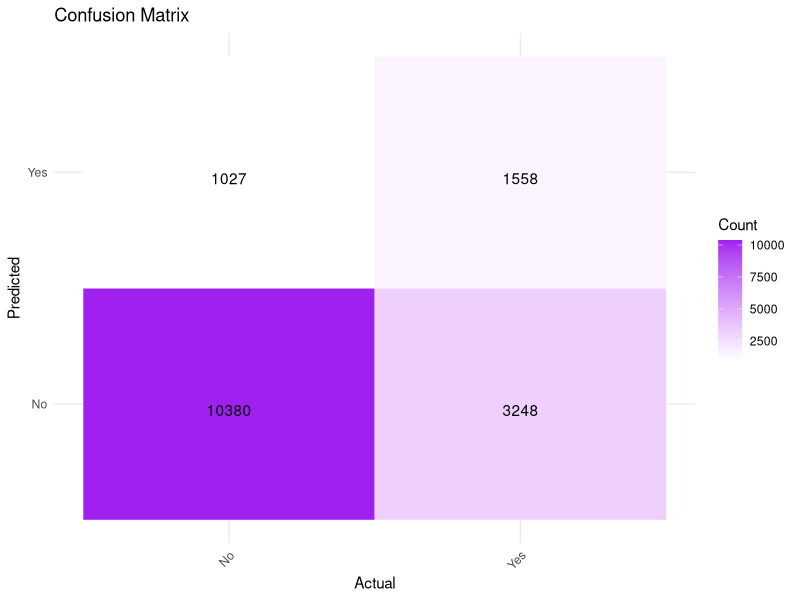
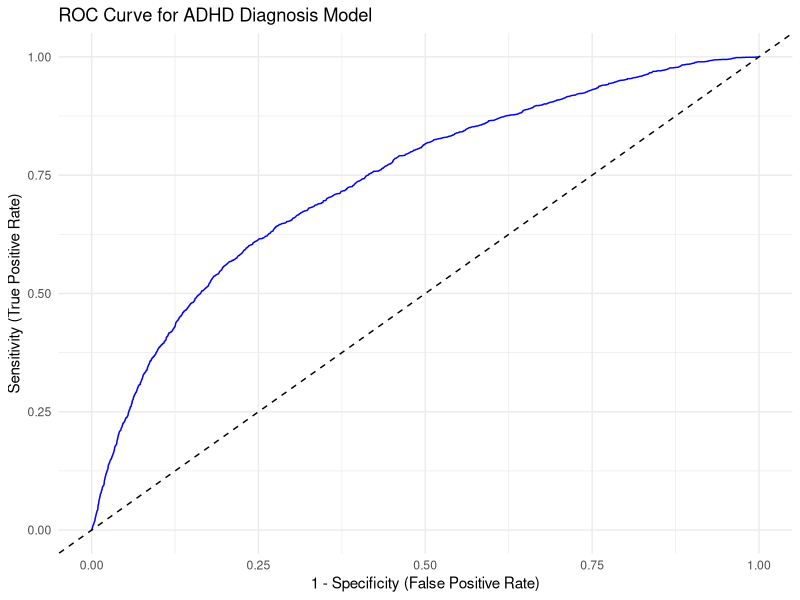

Here is the R script that generated these plots, in order: (Note: this script raises an error after producing the figures.)
## ---- chunk 1
library(dplyr)
library(MASS)
library(ggplot2)
library(readr)
library(caret)
library(pROC)
library(tidyr)

df <- read_csv("sub_data.csv")

head(df)
nrow(df)
summary(df)
## ---- chunk 2
# Check levels of categorical variables to ensure there are at least two levels
table(df$k2q31a)  # Should have both "Yes" and "No"
table(df$screentime)  # Should have all 5 categories of screentime
table(df$physactiv) 
table(df$k7q04r_r)
table(df$k2q31c)
table(df$sc_sex)

## ---- chunk 3

#making my variables
df_model <- df %>%
  filter(!is.na(k2q31a) & !is.na(screentime) & !is.na(sc_age_years) & 
           !is.na(sc_sex) & !is.na(grades) & !is.na(k7q04r_r) & !is.na(physactiv))

df_model <- df_model %>%
  mutate(
    
    adhd_diag = relevel(factor(k2q31a, levels = c(1, 2), labels = c("Yes", "No")), ref = "No"),
    
    #adhd_severity = factor(k2q31c, ordered = TRUE),
    
    sc_sex = factor(sc_sex, levels = c(1, 2), labels = c("Male", "Female"))
    
  )
df_model$
df_model <- df_model %>%
  mutate(
    grades = factor(grades, levels = c(1, 2, 3, 4, 5, 6), 
                    labels = c("Mostly A's", "Mostly A's and B's", "Mostly B's and C's", 
                               "Mostly C's and D's", "Mostly D's or lower", "No grades provided")),
    
    k7q04r_r = factor(k7q04r_r, levels = c(1, 2, 3), 
                      labels = c("None", "1 time", "2 or more times")),
    
    physactiv = factor(physactiv, levels = c(1, 2, 3, 4), 
                       labels = c("0 days", "1-3 days", "4-6 days", "Every day"))
  )

df_model$screentime <- factor(df_model$screentime, 
                               levels = c(1, 2, 3, 4, 5), 
                               labels = c("Less than 1 hour", "1 hour", "2 hours", "3 hours", "4 or more hours"), 
                               ordered = TRUE)
#str(df_model)
#summary(df_model)
print(paste("n = ", nrow(df_model)))

set.seed(42)

train_index <- createDataPartition(df_model$adhd_diag, p = 0.5, list = FALSE)
train_data <- df_model[train_index, ]
test_data <- df_model[-train_index, ]
print(paste("training data:", nrow(train_data)))
print(paste("testing data:", nrow(test_data)))

#model making
binary_logit <- glm(adhd_diag ~ screentime + k7q04r_r + grades + sc_age_years + 
    sc_sex + physactiv + screentime:sc_age_years, family = binomial, data = train_data)

test_data$predicted_prob <- predict(binary_logit, newdata = test_data, type = "response")

test_data$predicted_class <- ifelse(test_data$predicted_prob > 0.164, "Yes", "No")

conf_matrix <- table(Predicted = test_data$predicted_class, Actual = test_data$adhd_diag)
print(conf_matrix)

accuracy <- sum(diag(conf_matrix)) / sum(conf_matrix)

print(accuracy)



## ---- chunk 4
summary(binary_logit)
## ---- chunk 5
# Generate predictions on the test data
predicted_probs <- predict(binary_logit, newdata = test_data, type = "response")
predicted_class <- ifelse(predicted_probs > 0.164, "Yes", "No")

# Create confusion matrix
conf_matrix <- table(Predicted = predicted_class, Actual = test_data$adhd_diag)
print(conf_matrix)

# Calculate accuracy, sensitivity, specificity
accuracy <- sum(diag(conf_matrix)) / sum(conf_matrix)
sensitivity <- conf_matrix["Yes", "Yes"] / sum(conf_matrix[ , "Yes"])
specificity <- conf_matrix["No", "No"] / sum(conf_matrix[ , "No"])
print(paste("Accuracy:", round(accuracy, 3)))
print(paste("Sensitivity:", round(sensitivity, 3)))
print(paste("Specificity:", round(specificity, 3)))

# Prepare data for ggplot
conf_matrix_df <- as.data.frame.matrix(conf_matrix)
conf_matrix_df$Actual <- rownames(conf_matrix_df)
conf_matrix_long <- tidyr::pivot_longer(conf_matrix_df, cols = -Actual, names_to = "Predicted", values_to = "Count")

# Create heatmap
ggplot(conf_matrix_long, aes(x = Actual, y = Predicted, fill = Count)) +
  geom_tile(color = "white") +
  geom_text(aes(label = Count), vjust = 1) +
  scale_fill_gradient(low = "white", high = "purple") +
  labs(x = "Actual", y = "Predicted", title = "Confusion Matrix") +
  theme_minimal() +
  theme(axis.text.x = element_text(angle = 45, hjust = 1))
## ---- chunk 6
# Calculate the ROC curve
roc_obj <- roc(test_data$adhd_diag, test_data$predicted_prob, levels=c("No", "Yes"))

# Create a data frame from the ROC object
roc_data <- data.frame(
  specificity = roc_obj$specificities,
  sensitivity = roc_obj$sensitivities
)

# Plot the ROC curve using ggplot2
roc_curve <- ggplot(data = roc_data, aes(x = 1 - specificity, y = sensitivity)) +
  geom_line(colour = "blue") +
  geom_abline(linetype = "dashed") +
  labs(title = "ROC Curve for ADHD Diagnosis Model", x = "1 - Specificity (False Positive Rate)", 
       y = "Sensitivity (True Positive Rate)") +
  theme_minimal()

print(roc_curve)

# Get the AUC (Area Under the Curve) value
auc_value <- auc(roc_obj)
print(auc_value)

## ---- chunk 7
# Find the optimal threshold based on Youden's J statistic
opt_index <- which.max(roc_obj$sensitivities + roc_obj$specificities - 1)
optimal_threshold <- roc_obj$thresholds[opt_index]
print(paste("Optimal threshold:", round(optimal_threshold, 3)))

# Update predicted class using the optimized threshold
test_data$predicted_class_opt <- ifelse(test_data$predicted_prob > optimal_threshold, "Yes", "No")

# Confusion matrix using optimal threshold
conf_matrix_opt <- table(Predicted = test_data$predicted_class_opt, Actual = test_data$adhd_diag)
print(conf_matrix_opt)

# Accuracy with optimized threshold
accuracy_opt <- sum(diag(conf_matrix_opt)) / sum(conf_matrix_opt)
print(paste("Optimized accuracy:", round(accuracy_opt, 3)))

## ---- chunk 8
df <- read_csv("sub_data.csv")

# Mutate and relevel factors
df <- df %>%
  mutate(
    adhd_severity = factor(k2q31c, levels = c(1, 2, 3),
                           labels = c("Mild", "Moderate", "Severe"),
                           ordered = TRUE),
    adhd_diag = factor(k2q31a)
  )

# dropping nulls, and also making sure we are only looking at people WITH adhd
df_ord <- df %>%
  dplyr::select(adhd_diag, adhd_severity, screentime) %>%
  filter(adhd_diag == 1 & !is.na(adhd_severity) & !is.na(screentime))
print(nrow(df_ord))

ord_model <- polr(adhd_severity ~ screentime, data = df_ord, Hess = TRUE)

# Summary of model
summary_ord_model <- summary(ord_model)

# Extract coefficients and compute p-values
coefs <- coef(summary_ord_model)
p_values <- pnorm(abs(coefs[, "t value"]), lower.tail = FALSE) * 2
coefs <- cbind(coefs, "p value" = p_values)

# Printing full results with specified digits
print(coefs, digits = 4)



## ---- chunk 9
newdata_screentime <- with(df_ord, data.frame(screentime = seq(min(screentime), max(screentime), length.out = 100)))

predicted_probs <- predict(ord_model, newdata = newdata_screentime, type = "probs")

pred_df <- as.data.frame(predicted_probs)
pred_df$screentime <- newdata_screentime$screentime

long_pred_df <- pivot_longer(pred_df, cols = c("Mild", "Moderate", "Severe"), names_to = "Severity", values_to = "Probability")

# Create separate plots for each severity level
plot_mild <- ggplot(long_pred_df[long_pred_df$Severity == "Mild", ], aes(x = screentime, y = Probability)) +
  geom_line(color = "blue", linewidth = 2) +
  labs(x = "Screen Time", y = "Probability", title = "Mild Severity") +
  theme_minimal() +
  theme(plot.title = element_text(face = "bold", size = 12))

plot_moderate <- ggplot(long_pred_df[long_pred_df$Severity == "Moderate", ], aes(x = screentime, y = Probability)) +
  geom_line(color = "green", linewidth = 2) +
  labs(x = "Screen Time", y = "Probability", title = "Moderate Severity") +
  theme_minimal() +
  theme(plot.title = element_text(face = "bold", size = 12))

plot_severe <- ggplot(long_pred_df[long_pred_df$Severity == "Severe", ], aes(x = screentime, y = Probability)) +
  geom_line(color = "red", linewidth = 2) +
  labs(x = "Screen Time", y = "Probability", title = "Severe Severity") +
  theme_minimal() +
  theme(plot.title = element_text(face = "bold", size = 12))

# Arrange the plots in a grid
grid_plot <- grid.arrange(plot_mild, plot_moderate, plot_severe, nrow = 3, ncol = 1, heights = c(1, 1, 1))

ggsave("combined_plot.png", grid_plot, width = 16, height = 12, dpi = 300)
